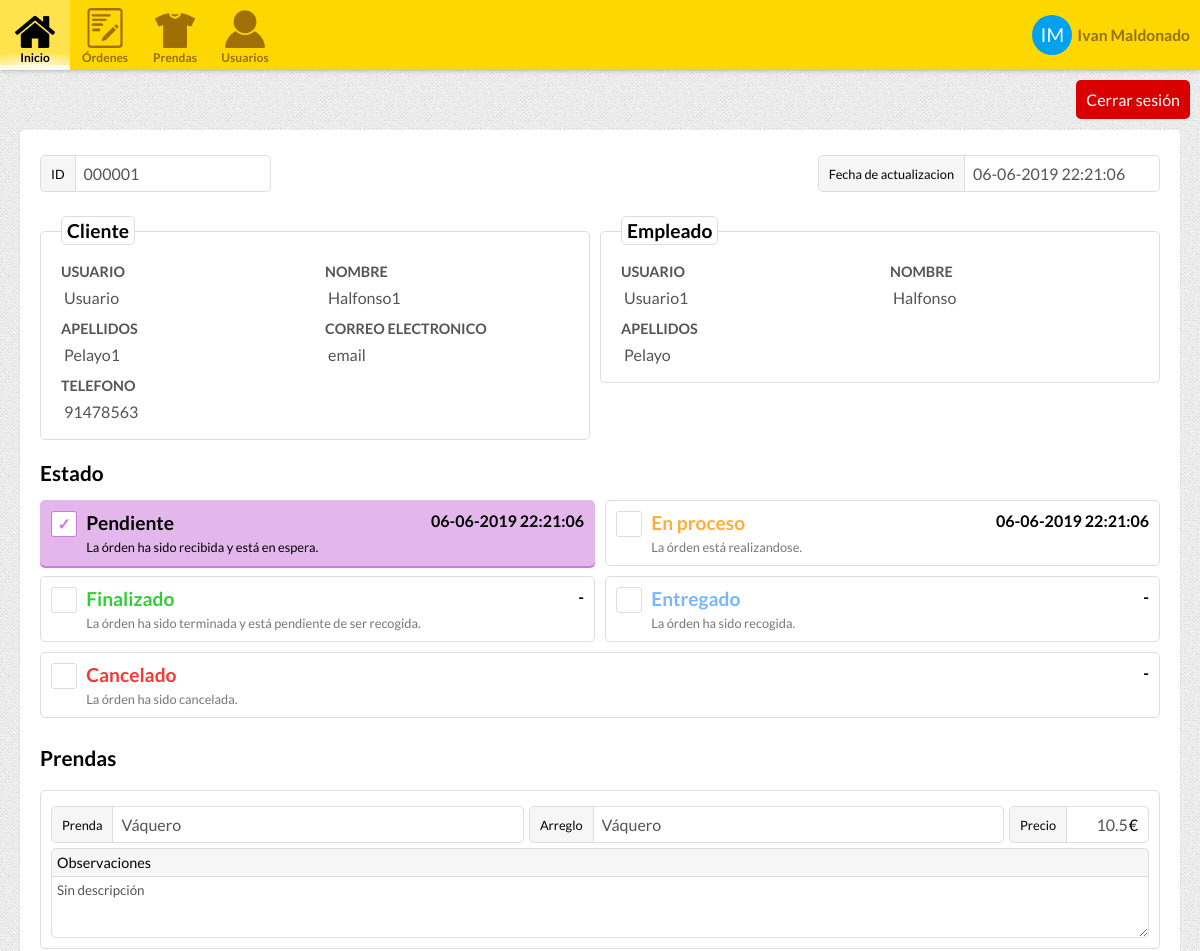
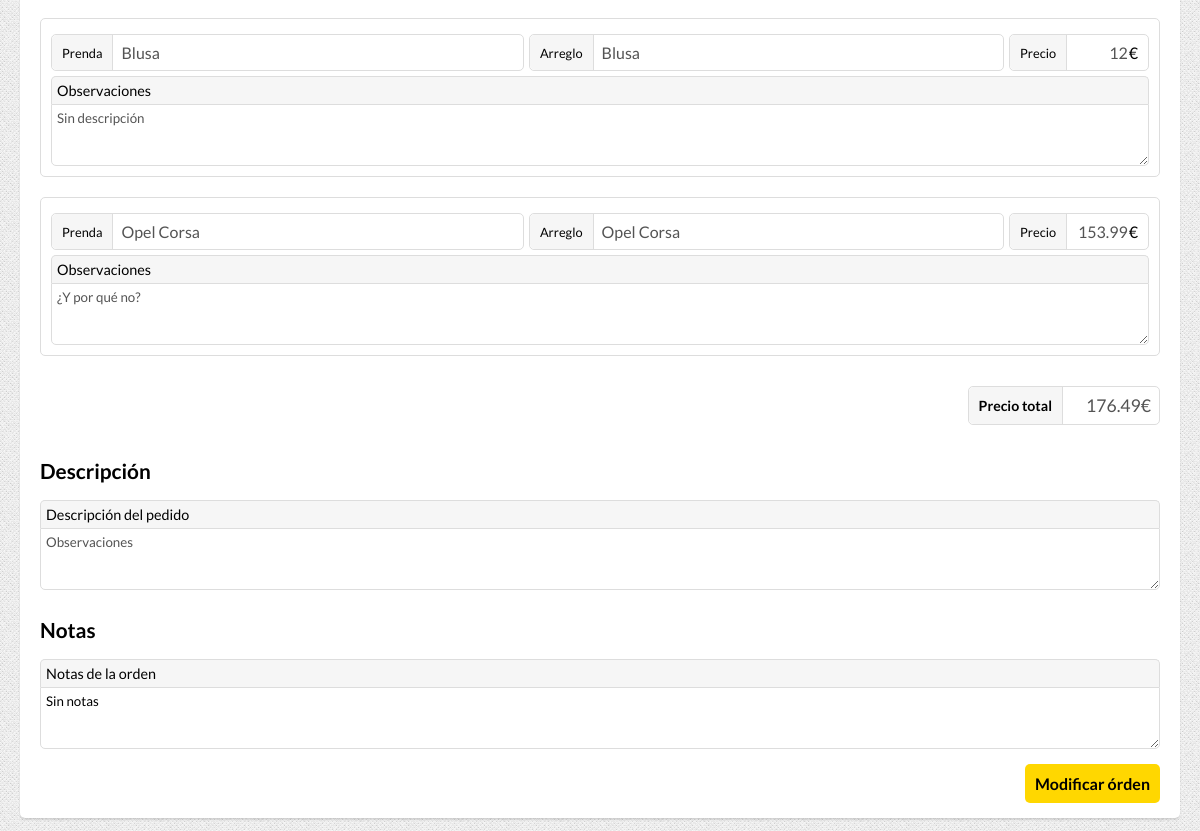
The app's page /order.php?id=1 (signed in) with its own data (2 pictures, top to bottom).
### tables this page shows
CREATE TABLE "USERS" (
	"USER_ID"	INTEGER NOT NULL PRIMARY KEY AUTOINCREMENT,
	"USERNAME"	TEXT NOT NULL,
	"NAME"	TEXT NOT NULL,
	"SURNAME"	TEXT,
	"PHONE"	INTEGER,
	"EMAIL"	TEXT NOT NULL,
	"HASHED_PASSWORD"	TEXT NOT NULL,
	"ROLE_ID"	INTEGER NOT NULL DEFAULT 0,
	"UPDATE_TIMESTAMP"	INTEGER NOT NULL,
	"REGISTER_TIMESTAMP"	INTEGER NOT NULL,
	"ACTIVE"	INTEGER NOT NULL DEFAULT 0,
	FOREIGN KEY("ROLE_ID") REFERENCES "USER_ROLES"("ROLE_ID")
);

CREATE TABLE "ORDER_ESTATES" (
	"ESTATE_ID"	INTEGER NOT NULL PRIMARY KEY AUTOINCREMENT,
	"NAME"	TEXT NOT NULL,
	"CSS_CLASS"	TEXT NOT NULL,
	"DESCRIPTION"	TEXT
);

### ViewControllers/orderViewController.php (the view, shortened to what the rows shown need)
<?php
require_once("Controllers/UserController.php");
require_once("Controllers/Controller.php");
require_once("Classes/User.php");
require_once("Classes/Order.php");
require_once("Classes/Estate.php");
$userController = new UserController();
$controller = new Controller();
$employee = false;
$admin = false;
$edit = false;
$order = null;
if(isset($_SESSION["userID"])){
    $sessionUser = $userController->getUser($_SESSION["userID"]);
    $sessionUserRole = $sessionUser->getRole();
}else {
    header("location: login.php");
}
if($sessionUserRole->getID() == 0){
    $client = true;
}elseif($sessionUserRole->getID() == 1){
    $employee = true;
}elseif($sessionUserRole->getID() == 2){
    $admin = true;
}
if(isset($_GET["id"]) && !empty($_GET["id"])){
    $edit = true;
}elseif(isset($_GET["newOrder"])){
    $register = true;
}else {
    header("location: orders.php");
}
$states = $controller->getStates();
if($edit){
    $order = $controller->getOrder(1);
}
    ?>
    <?php
function showOrderState(){
    global $edit, $register, $client, $admin, $employee, $order, $states;
    if($edit){
    ?>
    <div class="estate-container">
        <h2>Estado</h2>
        <?php
        foreach($states as $e){
                switch($e->getID()){
                    case 1:
                        $date = $order->getEnterDateString();
                        break;
                    case 2:
                        $date = $order->getWorkingDateString();
                        break;
                    case 3:
                        $date = $order->getFinishDateString();
                        break;
                    case 4:
                        $date = $order->getOutDateString();
                        break;
                    case 5:
                        $date = $order->getCancelDateString();
                        break;
                }
            ?>
        <label class="boxed-radio estate <?=$e->getCssClass()?>">
            <div class="container">
                <div class="radio-checkbox">&#x2713;</div>
                <div class="radio-title"><?=$e->getName()?></div>
                <div class="radio-date"><?=$date?></div>
                <div class="radio-desc"><?=$e->getDescription()?></div>
            </div>
        </label>
            <?php
        }
        ?>
    </div>
    <?php
    }
}
function showOrderItems(){
    ?>
<div class="order-items-container">
    <h2>Prendas</h2>
</div>
    <?php
}
function showOrderDescription(){
    ?>
    <div class="order-description-container" id="order-description">
        <h2>Descripción</h2>
    </div>
    <?php
}
function showOrderNotes(){
    global $edit, $register, $order, $client, $admin, $employee, $notes;
    if($admin || $employee){
    ?>
    <div class="order-notes-container" id="order-notes">
        <h2>Notas</h2>
    </div>
    <?php
    }
}
    ?>

### includes/navbar.inc (shortened to what the rows shown need)
<nav class="top-header">
    <a class="menu-item user" href="user.php?id=<?=$sessionUser->getID()?>">
        <div class="user-avatar"><?=substr($sessionUser->getName(), 0,1) . substr($sessionUser->getSurname(), 0,1)?></div>
        <div class="username"><?=$sessionUser->getName()." ".$sessionUser->getSurname()?></div>
    </a>
</nav>

### records on screen
users: NAME "I", SURNAME "M", NAME "Ivan", SURNAME "Maldonado"
order_estates: NAME "Pendiente", date "06-06-2019 22:21:06", DESCRIPTION "La órden ha sido recibida y está en espera."
order_estates: NAME "En proceso", date "06-06-2019 22:21:06", DESCRIPTION "La órden está realizandose."
order_estates: NAME "Finalizado", date "-", DESCRIPTION "La órden ha sido terminada y está pendiente de ser recogida."
order_estates: NAME "Entregado", date "-", DESCRIPTION "La órden ha sido recogida."
order_estates: NAME "Cancelado", date "-", DESCRIPTION "La órden ha sido cancelada."
